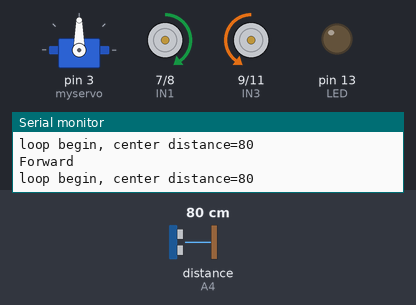
Recording of a sketch running on a simulated Arduino Uno, built with avr-gcc and run on an emulated ATmega328P. On the bench: servo, motor-driver pin pairs drawn as motors (green arrow = first pin HIGH = forward, orange = second pin HIGH = backward, longer = more drive, scaled by the enable pin), output pins drawn as LEDs (lit = HIGH), the last lines printed to the serial monitor. Wiring (inferred from the names in the program): ultrasonic range finder: trigger A5; echo A4. Inputs (shaded band) come from the test bench; at power-on: distance to the obstacle (sensor on A4) 80 cm. The echo pulse lasts 58.3 µs per cm; pins used as bus, display or sensor lines are not drawn.

Above: at 1.2 s.
1.3 s: distance to the obstacle (sensor on A4) set to 24 cm
2.8 s: distance to the obstacle (sensor on A4) set to 20 cm
At 4.6 s:
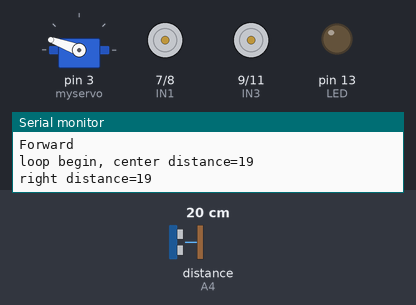
5.8 s: distance to the obstacle (sensor on A4) set to 35 cm
At 8.6 s:
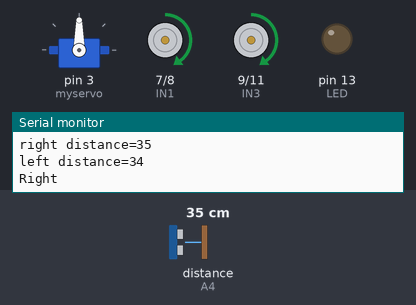
8.8 s: distance to the obstacle (sensor on A4) set to 2 cm
At 11.6 s:
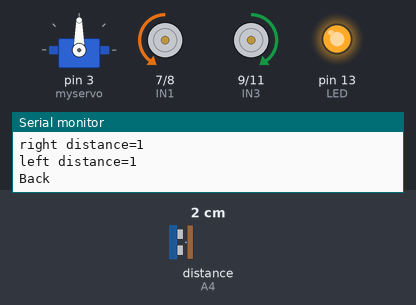
11.8 s: distance to the obstacle (sensor on A4) set to 60 cm
At 14.6 s:
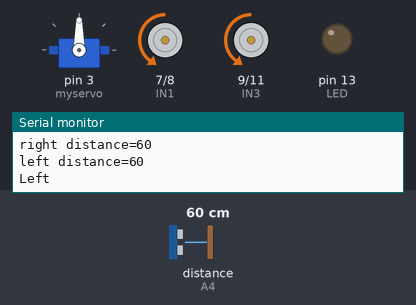
14.8 s: distance to the obstacle (sensor on A4) set to 4 cm
At 15.7 s:
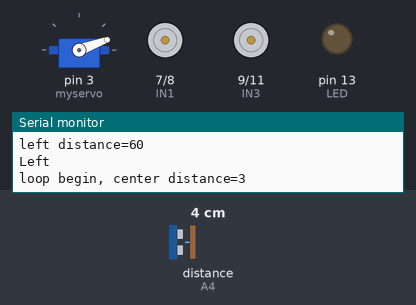
Timing chart, 0 to 18.8 s (numbered marks = the images above; inputs shaded):
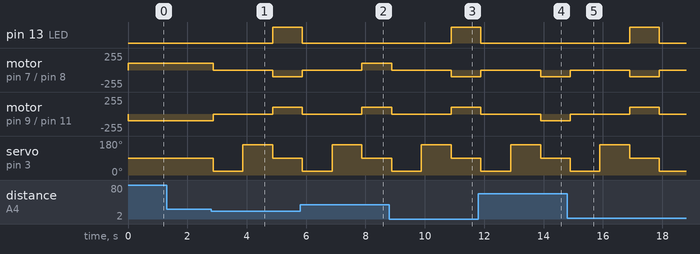

Measured:
- the behaviour switches between 22 and 21 cm on distance to the obstacle (sensor on A4) (found by bisection; images 0 and 1)
- after the input at 2.8 s, pin 13 (LED): LOW → HIGH after 2.1 s; motor on pin 7 (IN1) / pin 8 (IN2): forward 100/255 → stopped after 0.07 s, → backward 100/255 2.0 s later
- after the input at 5.8 s, pin 13 (LED): goes on until 5.9 s, then stays LOW
- after the input at 8.8 s, pin 13 (LED): LOW → HIGH after 2.1 s; motor on pin 7 (IN1) / pin 8 (IN2): forward 100/255 → stopped after 0.08 s, → backward 100/255 2.0 s later
- after the input at 11.8 s, pin 13 (LED): goes on until 11.9 s, then stays LOW
- after the input at 14.8 s, pin 13 (LED): LOW → HIGH after 2.1 s, → LOW 1.0 s later; motor on pin 7 (IN1) / pin 8 (IN2): backward 100/255 → stopped after 0.10 s, → backward 100/255 2.0 s later, → stopped 1.0 s later

The sketch:

servo.ino
```cpp
#include <Servo.h>
Servo myservo;

int Echo = A4;
int Trig = A5;

#define ENA 5
#define ENB 6
#define IN1 7
#define IN2 8
#define IN3 9
#define IN4 11
#define LED 13

int justWentBack = false;
int carSpeed  = 100;
int rightDistance = 0, leftDistance = 0, middleDistance = 0;


void forward(){
  analogWrite(ENA,carSpeed);
  analogWrite(ENB,carSpeed);
  digitalWrite(IN1,HIGH);
  digitalWrite(IN2,LOW);
  digitalWrite(IN3,LOW);
  digitalWrite(IN4,HIGH);
  Serial.println("Forward");
}

void back(){
  analogWrite(ENA,carSpeed);
  analogWrite(ENB,carSpeed);
  digitalWrite(IN1,LOW);
  digitalWrite(IN2,HIGH);
  digitalWrite(IN3,HIGH);
  digitalWrite(IN4,LOW);
  Serial.println("Back");
}

void left(){
 analogWrite(ENA,carSpeed);
  analogWrite(ENB,carSpeed);
  digitalWrite(IN1,LOW);
  digitalWrite(IN2,HIGH);
  digitalWrite(IN3,LOW);
  digitalWrite(IN4,HIGH);
  Serial.println("Left");
}

void right(){
 analogWrite(ENA,carSpeed);
  analogWrite(ENB,carSpeed);
  digitalWrite(IN1,HIGH);
  digitalWrite(IN2,LOW);
  digitalWrite(IN3,HIGH);
  digitalWrite(IN4,LOW);
  Serial.println("Right");
}

void stop(){
  analogWrite(ENA,0);
  analogWrite(ENB,0);
  //Serial.println("Stop!");
}


/**
 * Returns distance in centimeters.
 */
int Distance_test(){
  digitalWrite(Trig, LOW);
  delayMicroseconds(2);
  digitalWrite(Trig, HIGH);
  delayMicroseconds(20);
  digitalWrite(Trig, LOW);

  float pulseWidth = pulseIn(Echo, HIGH);
  //Serial.print("Distance_test pulseWidth=");
  //Serial.println(pulseWidth);
  float distanceCm = pulseWidth / 58;
  //Serial.print("Distance_test centimeters=");
  //Serial.println(distanceCm);
  return (int) distanceCm;

}

void setup() {
  Serial.begin(9600);

  // Init the pins.
  pinMode(3, OUTPUT);
  pinMode(Echo, INPUT);
  pinMode(Trig,OUTPUT);
  pinMode(IN1,OUTPUT);
  pinMode(IN2,OUTPUT);
  pinMode(IN3,OUTPUT);
  pinMode(IN4,OUTPUT);
  pinMode(ENA,OUTPUT);
  pinMode(ENB,OUTPUT);
  pinMode(LED,OUTPUT);

  // stop all wheel motors.
  stop();

   // Init the servo.
   myservo.attach(3);

   digitalWrite(LED,LOW);

   // init state machine for driving logic.
   justWentBack = false;
}


#define CRTICAL_DISTANCE 20

void loop() {
  // Point servo forward.
  myservo.write(90);

  // Calculate distance to object right in front.
  middleDistance = Distance_test();
  Serial.print("loop begin, center distance=");
  Serial.println(middleDistance);

  // Act based on the distance.
  if (!justWentBack && (middleDistance > CRTICAL_DISTANCE)) {
    // The distance in front of the robot is > 20, so go forward.
    forward();
  } else {
    // If we go there, we are about to collide! Evasive maneuvers!
    justWentBack = false;
    stop();

    // Ppint the sonar to the right, and take a measurement.
    myservo.write(20);
    delay(1000);
    rightDistance = Distance_test();
    Serial.print("right distance=");
    Serial.println(rightDistance);

    // Point the sensor the the left, and take a measurement.
    myservo.write(160);
    delay(1000);
    leftDistance = Distance_test();
    Serial.print("left distance=");
    Serial.println(leftDistance);

    // Reset the sero back to pointing forward.
    myservo.write(90);

     // First: if we are in a corner and no way out, go backward!
    if ((rightDistance <= CRTICAL_DISTANCE) && (leftDistance <= CRTICAL_DISTANCE)) {
      digitalWrite(LED,HIGH);
      back();
      delay(1000);
      stop();
       digitalWrite(LED,LOW);
       justWentBack = true;
    } else if (rightDistance > leftDistance) {
      right();
      delay(1000);

    } else {
      left();
      delay(1000);
    }
  }
}
```
